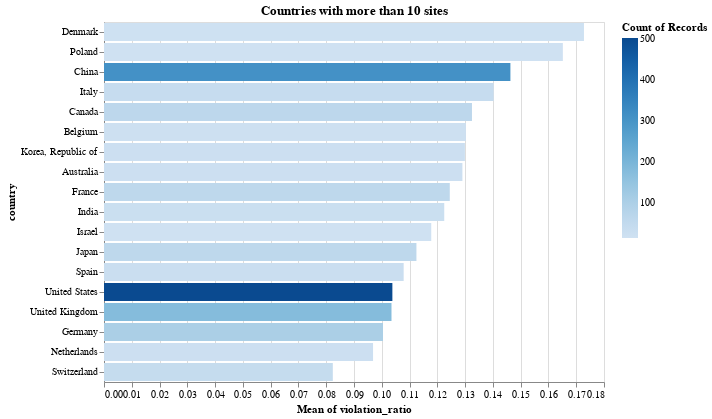

Write notebook code for a chart like this one.
### Code cell
alt.Chart(
    _df[_df.country.isin(COUNTRIES)]
).mark_bar(
    # opacity=0.01
).encode(
    alt.X(f'mean(violation_ratio):Q'),
    alt.Y('country:N', sort='-x'),
    alt.Color('count()'),
    alt.Tooltip(['count()'])
).properties(
    title='Countries with more than 10 sites',
    width=500
)

### Figure 1 — Vega specification as saved in the notebook (floating-point values rounded to 4 significant figures)
{"$schema": "https://vega.github.io/schema/vega/v5.json", "data": [{"name": "source_0"}, {"name": "data_0", "values": [{"__count": 105, "country": "Germany", "mean_violation_ratio": 0.1004}, {"__count": 62, "country": "France", "mean_violation_ratio": 0.1245}, {"__count": 503, "country": "United States", "mean_violation_ratio": 0.1038}, {"__count": 39, "country": "Italy", "mean_violation_ratio": 0.1403}, {"__count": 178, "country": "United Kingdom", "mean_violation_ratio": 0.1035}, {"__count": 310, "country": "China", "mean_violation_ratio": 0.1463}, {"__count": 27, "country": "India", "mean_violation_ratio": 0.1225}, {"__count": 24, "country": "Australia", "mean_violation_ratio": 0.129}, {"__count": 23, "country": "Netherlands", "mean_violation_ratio": 0.09686}, {"__count": 66, "country": "Canada", "mean_violation_ratio": 0.1325}, {"__count": 24, "country": "Korea, Republic of", "mean_violation_ratio": 0.1299}, {"__count": 62, "country": "Japan", "mean_violation_ratio": 0.1125}, {"__count": 14, "country": "Israel", "mean_violation_ratio": 0.1178}, {"__count": 21, "country": "Belgium", "mean_violation_ratio": 0.1303}, {"__count": 28, "country": "Spain", "mean_violation_ratio": 0.1079}, {"__count": 43, "country": "Switzerland", "mean_violation_ratio": 0.08237}, {"__count": 16, "country": "Denmark", "mean_violation_ratio": 0.1728}, {"__count": 14, "country": "Poland", "mean_violation_ratio": 0.1652}]}, {"name": "data_0_x_domain_mean_violation_ratio", "values": [{"min": 0.08237, "max": 0.1728}]}, {"name": "source_0_y_domain_country", "values": [{"country": "Germany", "sort_field": 0.1004}, {"country": "France", "sort_field": 0.1245}, {"country": "United States", "sort_field": 0.1038}, {"country": "Italy", "sort_field": 0.1403}, {"country": "United Kingdom", "sort_field": 0.1035}, {"country": "China", "sort_field": 0.1463}, {"country": "India", "sort_field": 0.1225}, {"country": "Australia", "sort_field": 0.129}, {"country": "Netherlands", "sort_field": 0.09686}, {"country": "Canada", "sort_field": 0.1325}, {"country": "Korea, Republic of", "sort_field": 0.1299}, {"country": "Japan", "sort_field": 0.1125}, {"country": "Israel", "sort_field": 0.1178}, {"country": "Belgium", "sort_field": 0.1303}, {"country": "Spain", "sort_field": 0.1079}, {"country": "Switzerland", "sort_field": 0.08237}, {"country": "Denmark", "sort_field": 0.1728}, {"country": "Poland", "sort_field": 0.1652}]}, {"name": "data_0_color_domain___count", "values": [{"min": 14, "max": 503}]}], "signals": [{"name": "y_step", "value": 20}, {"name": "height", "update": "bandspace(domain('y').length, 0.1, 0.05) * y_step"}], "marks": [{"type": "rect", "name": "marks", "from": {"data": "data_0"}, "encode": {"update": {"x2": {"value": 0, "scale": "x"}, "tooltip": {"signal": "{\"Count of Records\": format(datum[\"__count\"], \"\")}"}, "description": {"signal": "\"Mean of violation_ratio: \" + (format(datum[\"mean_violation_ratio\"], \"\")) + \"; country: \" + (isValid(datum[\"country\"]) ? datum[\"country\"] : \"\"+datum[\"country\"]) + \"; Count of Records: \" + (format(datum[\"__count\"], \"\"))"}, "ariaRoleDescription": {"value": "bar"}, "fill": {"field": "__count", "scale": "color"}, "x": {"field": "mean_violation_ratio", "scale": "x"}, "y": {"field": "country", "scale": "y"}, "height": {"signal": "max(0.25, bandwidth('y'))"}}}, "style": ["bar"]}], "scales": [{"name": "x", "type": "linear", "domain": [{"signal": "(data(\"data_0_x_domain_mean_violation_ratio\")[0] || {}).min"}, {"signal": "(data(\"data_0_x_domain_mean_violation_ratio\")[0] || {}).max"}], "range": [0, {"signal": "width"}], "nice": true, "zero": true}, {"name": "y", "type": "band", "domain": {"data": "source_0_y_domain_country", "field": "country", "sort": {"op": "max", "field": "sort_field", "order": "descending"}}, "range": {"step": {"signal": "y_step"}}, "paddingOuter": 0.05, "paddingInner": 0.1}, {"name": "color", "type": "linear", "domain": [{"signal": "(data(\"data_0_color_domain___count\")[0] || {}).min"}, {"signal": "(data(\"data_0_color_domain___count\")[0] || {}).max"}], "range": "ramp", "interpolate": "hcl", "zero": false}], "axes": [{"scale": "x", "domain": false, "minExtent": 0, "grid": true, "labels": false, "tickCount": {"signal": "ceil(width/40)"}, "gridScale": "y", "zindex": 0, "maxExtent": 0, "aria": false, "ticks": false, "orient": "bottom"}, {"scale": "x", "labelFlush": true, "orient": "bottom", "title": "Mean of violation_ratio", "grid": false, "labelOverlap": true, "tickCount": {"signal": "ceil(width/40)"}, "zindex": 0}, {"scale": "y", "title": "country", "grid": false, "zindex": 0, "orient": "left"}], "title": {"text": "Countries with more than 10 sites", "frame": "group"}, "legends": [{"fill": "color", "gradientLength": {"signal": "clamp(height, 64, 200)"}, "title": "Count of Records"}], "width": 500, "padding": 5, "background": "white", "style": "cell"}
